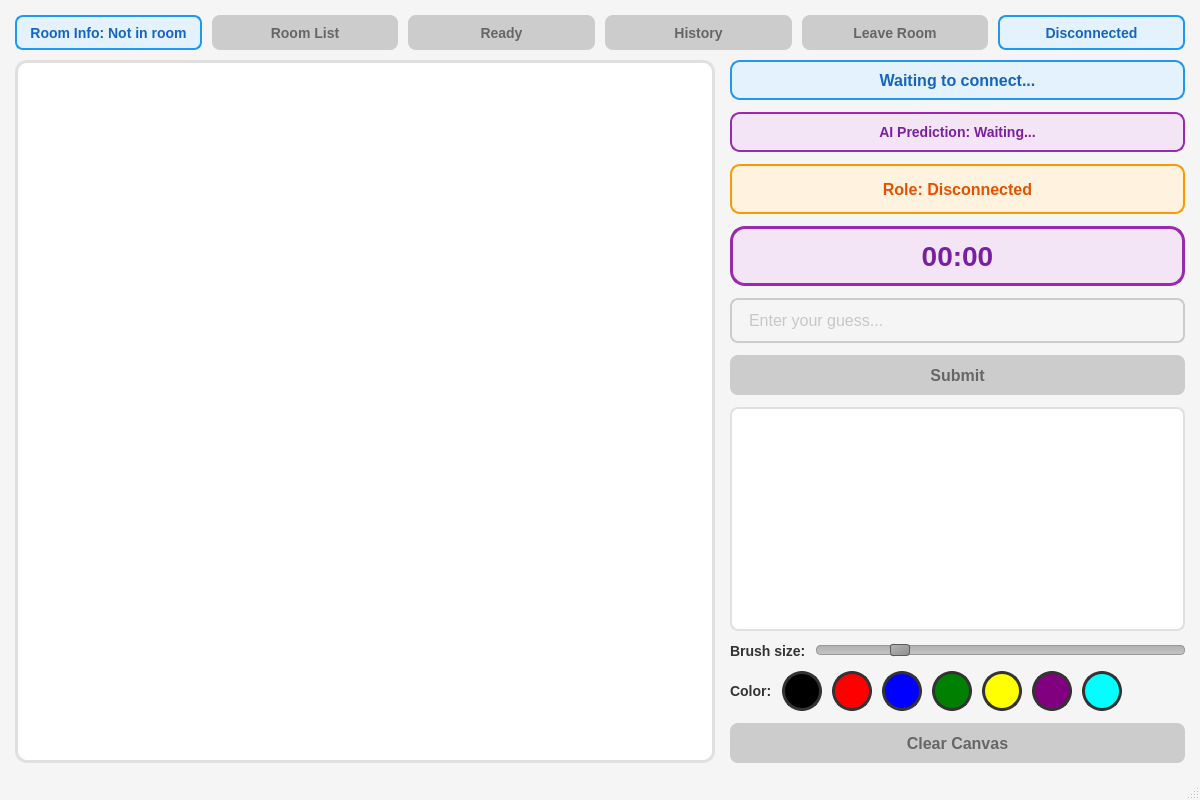
<?xml version="1.0" encoding="UTF-8"?>
<ui version="4.0">
 <class>MainWindow</class>
 <widget class="QMainWindow" name="MainWindow">
  <property name="geometry">
   <rect>
    <x>0</x>
    <y>0</y>
    <width>1200</width>
    <height>800</height>
   </rect>
  </property>
  <property name="windowTitle">
   <string>Draw &amp; Guess</string>
  </property>
  <property name="styleSheet">
   <string>QMainWindow { background-color: #f5f5f5; }</string>
  </property>
  <widget class="QWidget" name="centralwidget">
   <layout class="QVBoxLayout" name="mainVerticalLayout">
    <property name="spacing">
     <number>10</number>
    </property>
    <property name="leftMargin">
     <number>15</number>
    </property>
    <property name="topMargin">
     <number>15</number>
    </property>
    <property name="rightMargin">
     <number>15</number>
    </property>
    <property name="bottomMargin">
     <number>15</number>
    </property>
    <item>
     <layout class="QHBoxLayout" name="topLayout">
      <property name="spacing">
       <number>10</number>
      </property>
      <item>
       <widget class="QLabel" name="infoLabel">
        <property name="text">
         <string>Room Info: Not in room</string>
        </property>
        <property name="alignment">
         <set>Qt::AlignCenter</set>
        </property>
        <property name="styleSheet">
         <string>QLabel {
           background-color: #e3f2fd;
           color: #1565c0;
           border: 2px solid #2196f3;
           border-radius: 8px;
           font-size: 14px;
           font-weight: bold;
         }</string>
        </property>
       </widget>
      </item>
      <item>
       <widget class="QPushButton" name="roomListButton">
        <property name="minimumSize">
         <size>
          <width>100</width>
          <height>35</height>
         </size>
        </property>
        <property name="text">
         <string>Room List</string>
        </property>
        <property name="enabled">
         <bool>false</bool>
        </property>
        <property name="styleSheet">
         <string>QPushButton {
           background-color: #4CAF50;
           color: white;
           border: none;
           border-radius: 8px;
           font-size: 14px;
           font-weight: bold;
         }
         QPushButton:hover {
           background-color: #45a049;
         }
         QPushButton:pressed {
           background-color: #3d8b40;
         }
         QPushButton:disabled {
           background-color: #cccccc;
           color: #666666;
         }</string>
        </property>
       </widget>
      </item>
      <item>
       <widget class="QPushButton" name="readyButton">
        <property name="minimumSize">
         <size>
          <width>80</width>
          <height>35</height>
         </size>
        </property>
        <property name="text">
         <string>Ready</string>
        </property>
        <property name="enabled">
         <bool>false</bool>
        </property>
        <property name="styleSheet">
         <string>QPushButton {
           background-color: #2196F3;
           color: white;
           border: none;
           border-radius: 8px;
           font-size: 14px;
           font-weight: bold;
         }
         QPushButton:hover {
           background-color: #1976D2;
         }
         QPushButton:pressed {
           background-color: #1565C0;
         }
         QPushButton:disabled {
           background-color: #cccccc;
           color: #666666;
         }</string>
        </property>
       </widget>
      </item>
      <item>
       <widget class="QPushButton" name="historyButton">
        <property name="minimumSize">
         <size>
          <width>100</width>
          <height>35</height>
         </size>
        </property>
        <property name="text">
         <string>History</string>
        </property>
        <property name="enabled">
         <bool>false</bool>
        </property>
        <property name="styleSheet">
         <string>QPushButton {
           background-color: #9C27B0;
           color: white;
           border: none;
           border-radius: 8px;
           font-size: 14px;
           font-weight: bold;
         }
         QPushButton:hover {
           background-color: #7B1FA2;
         }
         QPushButton:pressed {
           background-color: #6A1B9A;
         }
         QPushButton:disabled {
           background-color: #cccccc;
           color: #666666;
         }</string>
        </property>
       </widget>
      </item>
      <item>
       <widget class="QPushButton" name="leaveRoomButton">
        <property name="minimumSize">
         <size>
          <width>100</width>
          <height>35</height>
         </size>
        </property>
        <property name="text">
         <string>Leave Room</string>
        </property>
        <property name="enabled">
         <bool>false</bool>
        </property>
        <property name="styleSheet">
         <string>QPushButton {
           background-color: #f44336;
           color: white;
           border: none;
           border-radius: 8px;
           font-size: 14px;
           font-weight: bold;
         }
         QPushButton:hover {
           background-color: #d32f2f;
         }
         QPushButton:pressed {
           background-color: #c62828;
         }
         QPushButton:disabled {
           background-color: #cccccc;
           color: #666666;
         }</string>
        </property>
       </widget>
      </item>
      <item>
       <widget class="QLabel" name="statusLabel">
        <property name="minimumSize">
         <size>
          <width>100</width>
          <height>35</height>
         </size>
        </property>
        <property name="text">
         <string>Disconnected</string>
        </property>
        <property name="alignment">
         <set>Qt::AlignCenter</set>
        </property>
        <property name="styleSheet">
         <string>QLabel {
           background-color: #e3f2fd;
           color: #1565c0;
           border: 2px solid #2196f3;
           border-radius: 8px;
           font-size: 14px;
           font-weight: bold;
         }</string>
        </property>
       </widget>
      </item>
     </layout>
    </item>
    <item>
     <layout class="QHBoxLayout" name="contentLayout">
      <property name="spacing">
       <number>15</number>
      </property>
      <item>
       <widget class="QWidget" name="drawingWidget" native="true">
        <property name="minimumSize">
         <size>
          <width>700</width>
          <height>500</height>
         </size>
        </property>
        <property name="styleSheet">
         <string>background-color: white; border: 3px solid #e0e0e0; border-radius: 12px;</string>
        </property>
       </widget>
      </item>
      <item>
       <layout class="QVBoxLayout" name="rightLayout">
        <property name="spacing">
         <number>12</number>
        </property>
        <item>
         <widget class="QLabel" name="gameInfoLabel">
          <property name="minimumSize">
           <size>
            <width>300</width>
            <height>40</height>
           </size>
          </property>
          <property name="text">
           <string>Waiting to connect...</string>
          </property>
          <property name="alignment">
           <set>Qt::AlignCenter</set>
          </property>
          <property name="styleSheet">
           <string>QLabel {
             background-color: #e3f2fd;
             color: #1565c0;
             border: 2px solid #2196f3;
             border-radius: 10px;
             font-size: 16px;
             font-weight: bold;
             padding: 8px;
           }</string>
          </property>
         </widget>
        </item>
        <item>
         <widget class="QLabel" name="aiLabel">
          <property name="minimumSize">
           <size>
            <width>300</width>
            <height>40</height>
           </size>
          </property>
          <property name="text">
           <string>AI Prediction: Waiting...</string>
          </property>
          <property name="alignment">
           <set>Qt::AlignCenter</set>
          </property>
          <property name="styleSheet">
           <string>QLabel {
             background-color: #f3e5f5;
             color: #7b1fa2;
             border: 2px solid #9c27b0;
             border-radius: 10px;
             font-size: 14px;
             font-weight: bold;
             padding: 8px;
           }</string>
          </property>
         </widget>
        </item>
        <item>
         <widget class="QLabel" name="identityLabel">
          <property name="minimumSize">
           <size>
            <width>300</width>
            <height>50</height>
           </size>
          </property>
          <property name="text">
           <string>Role: Disconnected</string>
          </property>
          <property name="alignment">
           <set>Qt::AlignCenter</set>
          </property>
          <property name="styleSheet">
           <string>QLabel {
             background-color: #fff3e0;
             color: #e65100;
             border: 2px solid #ff9800;
             border-radius: 10px;
             font-size: 16px;
             font-weight: bold;
             padding: 10px;
           }</string>
          </property>
         </widget>
        </item>
        <item>
         <widget class="QLabel" name="timerLabel">
          <property name="minimumSize">
           <size>
            <width>300</width>
            <height>60</height>
           </size>
          </property>
          <property name="text">
           <string>00:00</string>
          </property>
          <property name="alignment">
           <set>Qt::AlignCenter</set>
          </property>
          <property name="styleSheet">
           <string>QLabel {
             background-color: #f3e5f5;
             color: #7b1fa2;
             border: 3px solid #9c27b0;
             border-radius: 15px;
             font-size: 28px;
             font-weight: bold;
             padding: 10px;
           }</string>
          </property>
         </widget>
        </item>
        <item>
         <widget class="QLineEdit" name="guessEdit">
          <property name="minimumSize">
           <size>
            <width>300</width>
            <height>40</height>
           </size>
          </property>
          <property name="placeholderText">
           <string>Enter your guess...</string>
          </property>
          <property name="enabled">
           <bool>false</bool>
          </property>
          <property name="styleSheet">
           <string>QLineEdit { 
             background-color: white; 
             border: 2px solid #ddd; 
             border-radius: 8px; 
             padding: 10px 15px; 
             font-size: 16px; 
             color: #333;
           } 
           QLineEdit:focus { 
             border-color: #4CAF50; 
             background-color: #f9f9f9;
           }
           QLineEdit:disabled { 
             background-color: #f5f5f5; 
             border-color: #ccc; 
             color: #999;
           }</string>
          </property>
         </widget>
        </item>
        <item>
         <widget class="QPushButton" name="submitButton">
          <property name="minimumSize">
           <size>
            <width>300</width>
            <height>40</height>
           </size>
          </property>
          <property name="text">
           <string>Submit</string>
          </property>
          <property name="enabled">
           <bool>false</bool>
          </property>
          <property name="styleSheet">
           <string>QPushButton {
             background-color: #ff9800;
             color: white;
             border: none;
             border-radius: 8px;
             font-size: 16px;
             font-weight: bold;
           }
           QPushButton:hover {
             background-color: #f57c00;
           }
           QPushButton:pressed {
             background-color: #ef6c00;
           }
           QPushButton:disabled {
             background-color: #cccccc;
             color: #666666;
           }</string>
          </property>
         </widget>
        </item>
        <item>
         <widget class="QTextEdit" name="chatTextEdit">
          <property name="minimumSize">
           <size>
            <width>300</width>
            <height>150</height>
           </size>
          </property>
          <property name="readOnly">
           <bool>true</bool>
          </property>
          <property name="styleSheet">
           <string>QTextEdit {
             background-color: white;
             border: 2px solid #e0e0e0;
             border-radius: 8px;
             padding: 8px;
             font-size: 13px;
             color: #333;
           }</string>
          </property>
         </widget>
        </item>
        <item>
         <layout class="QHBoxLayout" name="brushLayout">
          <property name="spacing">
           <number>10</number>
          </property>
          <item>
           <widget class="QLabel" name="brushLabel">
            <property name="text">
           <string>Brush size:</string>
            </property>
            <property name="styleSheet">
             <string>QLabel { font-size: 14px; font-weight: bold; color: #333; }</string>
            </property>
           </widget>
          </item>
          <item>
           <widget class="QSlider" name="brushSlider">
            <property name="minimum">
             <number>1</number>
            </property>
            <property name="maximum">
             <number>20</number>
            </property>
            <property name="value">
             <number>5</number>
            </property>
            <property name="orientation">
             <enum>Qt::Horizontal</enum>
            </property>
            <property name="styleSheet">
             <string>QSlider::groove:horizontal {
               border: 1px solid #999999;
               height: 8px;
               background: qlineargradient(x1:0, y1:0, x2:0, y2:1, stop:0 #B1B1B1, stop:1 #c4c4c4);
               margin: 2px 0;
               border-radius: 4px;
             }
             QSlider::handle:horizontal {
               background: qlineargradient(x1:0, y1:0, x2:1, y2:1, stop:0 #b4b4b4, stop:1 #8f8f8f);
               border: 1px solid #5c5c5c;
               width: 18px;
               margin: -2px 0;
               border-radius: 3px;
             }
             QSlider::handle:horizontal:hover {
               background: qlineargradient(x1:0, y1:0, x2:1, y2:1, stop:0 #d4d4d4, stop:1 #afafaf);
             }</string>
            </property>
           </widget>
          </item>
         </layout>
        </item>
        <item>
         <layout class="QHBoxLayout" name="colorLayout">
          <property name="spacing">
           <number>10</number>
          </property>
          <item>
           <widget class="QLabel" name="colorLabel">
            <property name="text">
             <string>Color:</string>
            </property>
            <property name="styleSheet">
             <string>QLabel { font-size: 14px; font-weight: bold; color: #333; }</string>
            </property>
           </widget>
          </item>
          <item>
           <widget class="QPushButton" name="colorButtonBlack">
            <property name="minimumSize">
             <size>
              <width>40</width>
              <height>40</height>
             </size>
            </property>
            <property name="maximumSize">
             <size>
              <width>40</width>
              <height>40</height>
             </size>
            </property>
            <property name="styleSheet">
             <string>QPushButton {
               background-color: #000000;
               border: 3px solid #333;
               border-radius: 20px;
             }
             QPushButton:hover {
               border: 3px solid #000;
             }
             QPushButton:pressed {
               border: 3px solid #000;
             }</string>
            </property>
           </widget>
          </item>
          <item>
           <widget class="QPushButton" name="colorButtonRed">
            <property name="minimumSize">
             <size>
              <width>40</width>
              <height>40</height>
             </size>
            </property>
            <property name="maximumSize">
             <size>
              <width>40</width>
              <height>40</height>
             </size>
            </property>
            <property name="styleSheet">
             <string>QPushButton {
               background-color: #ff0000;
               border: 3px solid #333;
               border-radius: 20px;
             }
             QPushButton:hover {
               border: 3px solid #000;
             }
             QPushButton:pressed {
               border: 3px solid #000;
             }</string>
            </property>
           </widget>
          </item>
          <item>
           <widget class="QPushButton" name="colorButtonBlue">
            <property name="minimumSize">
             <size>
              <width>40</width>
              <height>40</height>
             </size>
            </property>
            <property name="maximumSize">
             <size>
              <width>40</width>
              <height>40</height>
             </size>
            </property>
            <property name="styleSheet">
             <string>QPushButton {
               background-color: #0000ff;
               border: 3px solid #333;
               border-radius: 20px;
             }
             QPushButton:hover {
               border: 3px solid #000;
             }
             QPushButton:pressed {
               border: 3px solid #000;
             }</string>
            </property>
           </widget>
          </item>
          <item>
           <widget class="QPushButton" name="colorButtonGreen">
            <property name="minimumSize">
             <size>
              <width>40</width>
              <height>40</height>
             </size>
            </property>
            <property name="maximumSize">
             <size>
              <width>40</width>
              <height>40</height>
             </size>
            </property>
            <property name="styleSheet">
             <string>QPushButton {
               background-color: #008000;
               border: 3px solid #333;
               border-radius: 20px;
             }
             QPushButton:hover {
               border: 3px solid #000;
             }
             QPushButton:pressed {
               border: 3px solid #000;
             }</string>
            </property>
           </widget>
          </item>
          <item>
           <widget class="QPushButton" name="colorButtonYellow">
            <property name="minimumSize">
             <size>
              <width>40</width>
              <height>40</height>
             </size>
            </property>
            <property name="maximumSize">
             <size>
              <width>40</width>
              <height>40</height>
             </size>
            </property>
            <property name="styleSheet">
             <string>QPushButton {
               background-color: #ffff00;
               border: 3px solid #333;
               border-radius: 20px;
             }
             QPushButton:hover {
               border: 3px solid #000;
             }
             QPushButton:pressed {
               border: 3px solid #000;
             }</string>
            </property>
           </widget>
          </item>
          <item>
           <widget class="QPushButton" name="colorButtonPurple">
            <property name="minimumSize">
             <size>
              <width>40</width>
              <height>40</height>
             </size>
            </property>
            <property name="maximumSize">
             <size>
              <width>40</width>
              <height>40</height>
             </size>
            </property>
            <property name="styleSheet">
             <string>QPushButton {
               background-color: #800080;
               border: 3px solid #333;
               border-radius: 20px;
             }
             QPushButton:hover {
               border: 3px solid #000;
             }
             QPushButton:pressed {
               border: 3px solid #000;
             }</string>
            </property>
           </widget>
          </item>
          <item>
           <widget class="QPushButton" name="colorButtonCyan">
            <property name="minimumSize">
             <size>
              <width>40</width>
              <height>40</height>
             </size>
            </property>
            <property name="maximumSize">
             <size>
              <width>40</width>
              <height>40</height>
             </size>
            </property>
            <property name="styleSheet">
             <string>QPushButton {
               background-color: #00ffff;
               border: 3px solid #333;
               border-radius: 20px;
             }
             QPushButton:hover {
               border: 3px solid #000;
             }
             QPushButton:pressed {
               border: 3px solid #000;
             }</string>
            </property>
           </widget>
          </item>
          <item>
           <spacer name="colorSpacer">
            <property name="orientation">
             <enum>Qt::Horizontal</enum>
            </property>
            <property name="sizeHint" stdset="0">
             <size>
              <width>40</width>
              <height>20</height>
             </size>
            </property>
           </spacer>
          </item>
         </layout>
        </item>
        <item>
         <widget class="QPushButton" name="clearButton">
          <property name="minimumSize">
           <size>
            <width>300</width>
            <height>40</height>
           </size>
          </property>
          <property name="text">
           <string>Clear Canvas</string>
          </property>
          <property name="enabled">
           <bool>false</bool>
          </property>
          <property name="styleSheet">
           <string>QPushButton {
             background-color: #f44336;
             color: white;
             border: none;
             border-radius: 8px;
             font-size: 16px;
             font-weight: bold;
           }
           QPushButton:hover {
             background-color: #d32f2f;
           }
           QPushButton:pressed {
             background-color: #c62828;
           }
           QPushButton:disabled {
             background-color: #cccccc;
             color: #666666;
           }</string>
          </property>
         </widget>
        </item>
       </layout>
      </item>
     </layout>
    </item>
   </layout>
  </widget>
  <widget class="QMenuBar" name="menubar">
   <property name="geometry">
    <rect>
     <x>0</x>
     <y>0</y>
     <width>1200</width>
     <height>21</height>
    </rect>
   </property>
  </widget>
  <widget class="QStatusBar" name="statusbar"/>
 </widget>
 <resources/>
 <connections/>
</ui>
